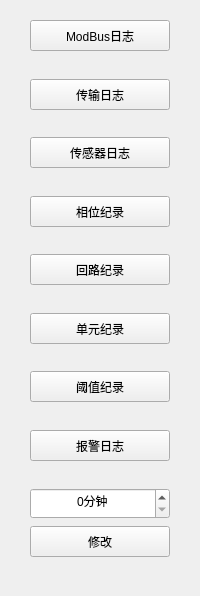
<?xml version="1.0" encoding="UTF-8"?>
<ui version="4.0">
 <class>LogsToolWid</class>
 <widget class="QWidget" name="LogsToolWid">
  <property name="geometry">
   <rect>
    <x>0</x>
    <y>0</y>
    <width>200</width>
    <height>596</height>
   </rect>
  </property>
  <property name="windowTitle">
   <string>Form</string>
  </property>
  <widget class="QPushButton" name="thresholdBtn">
   <property name="geometry">
    <rect>
     <x>30</x>
     <y>371</y>
     <width>140</width>
     <height>31</height>
    </rect>
   </property>
   <property name="minimumSize">
    <size>
     <width>0</width>
     <height>31</height>
    </size>
   </property>
   <property name="text">
    <string>阈值纪录</string>
   </property>
  </widget>
  <widget class="QPushButton" name="transBtn">
   <property name="geometry">
    <rect>
     <x>30</x>
     <y>79</y>
     <width>140</width>
     <height>31</height>
    </rect>
   </property>
   <property name="minimumSize">
    <size>
     <width>0</width>
     <height>31</height>
    </size>
   </property>
   <property name="text">
    <string>传输日志</string>
   </property>
  </widget>
  <widget class="QSpinBox" name="spinBox">
   <property name="geometry">
    <rect>
     <x>30</x>
     <y>488</y>
     <width>140</width>
     <height>31</height>
    </rect>
   </property>
   <property name="minimumSize">
    <size>
     <width>0</width>
     <height>31</height>
    </size>
   </property>
   <property name="alignment">
    <set>Qt::AlignCenter</set>
   </property>
   <property name="suffix">
    <string>分钟</string>
   </property>
   <property name="maximum">
    <number>999</number>
   </property>
  </widget>
  <widget class="QPushButton" name="loopBtn">
   <property name="geometry">
    <rect>
     <x>30</x>
     <y>254</y>
     <width>140</width>
     <height>31</height>
    </rect>
   </property>
   <property name="minimumSize">
    <size>
     <width>0</width>
     <height>31</height>
    </size>
   </property>
   <property name="text">
    <string>回路纪录</string>
   </property>
  </widget>
  <widget class="QPushButton" name="timeBtn">
   <property name="geometry">
    <rect>
     <x>30</x>
     <y>526</y>
     <width>140</width>
     <height>31</height>
    </rect>
   </property>
   <property name="minimumSize">
    <size>
     <width>0</width>
     <height>31</height>
    </size>
   </property>
   <property name="text">
    <string>修改</string>
   </property>
  </widget>
  <widget class="QPushButton" name="alarmBtn">
   <property name="geometry">
    <rect>
     <x>30</x>
     <y>430</y>
     <width>140</width>
     <height>31</height>
    </rect>
   </property>
   <property name="minimumSize">
    <size>
     <width>0</width>
     <height>31</height>
    </size>
   </property>
   <property name="text">
    <string>报警日志</string>
   </property>
  </widget>
  <widget class="QPushButton" name="recordBtn">
   <property name="geometry">
    <rect>
     <x>30</x>
     <y>196</y>
     <width>140</width>
     <height>31</height>
    </rect>
   </property>
   <property name="minimumSize">
    <size>
     <width>0</width>
     <height>31</height>
    </size>
   </property>
   <property name="text">
    <string>相位纪录</string>
   </property>
  </widget>
  <widget class="QPushButton" name="outputBtn">
   <property name="geometry">
    <rect>
     <x>30</x>
     <y>313</y>
     <width>140</width>
     <height>31</height>
    </rect>
   </property>
   <property name="minimumSize">
    <size>
     <width>0</width>
     <height>31</height>
    </size>
   </property>
   <property name="text">
    <string>单元纪录</string>
   </property>
  </widget>
  <widget class="QPushButton" name="envBtn">
   <property name="geometry">
    <rect>
     <x>30</x>
     <y>137</y>
     <width>140</width>
     <height>31</height>
    </rect>
   </property>
   <property name="minimumSize">
    <size>
     <width>0</width>
     <height>31</height>
    </size>
   </property>
   <property name="text">
    <string>传感器日志</string>
   </property>
  </widget>
  <widget class="QPushButton" name="modbusBtn">
   <property name="geometry">
    <rect>
     <x>30</x>
     <y>20</y>
     <width>140</width>
     <height>31</height>
    </rect>
   </property>
   <property name="minimumSize">
    <size>
     <width>0</width>
     <height>31</height>
    </size>
   </property>
   <property name="text">
    <string>ModBus日志</string>
   </property>
  </widget>
 </widget>
 <resources/>
 <connections/>
</ui>
